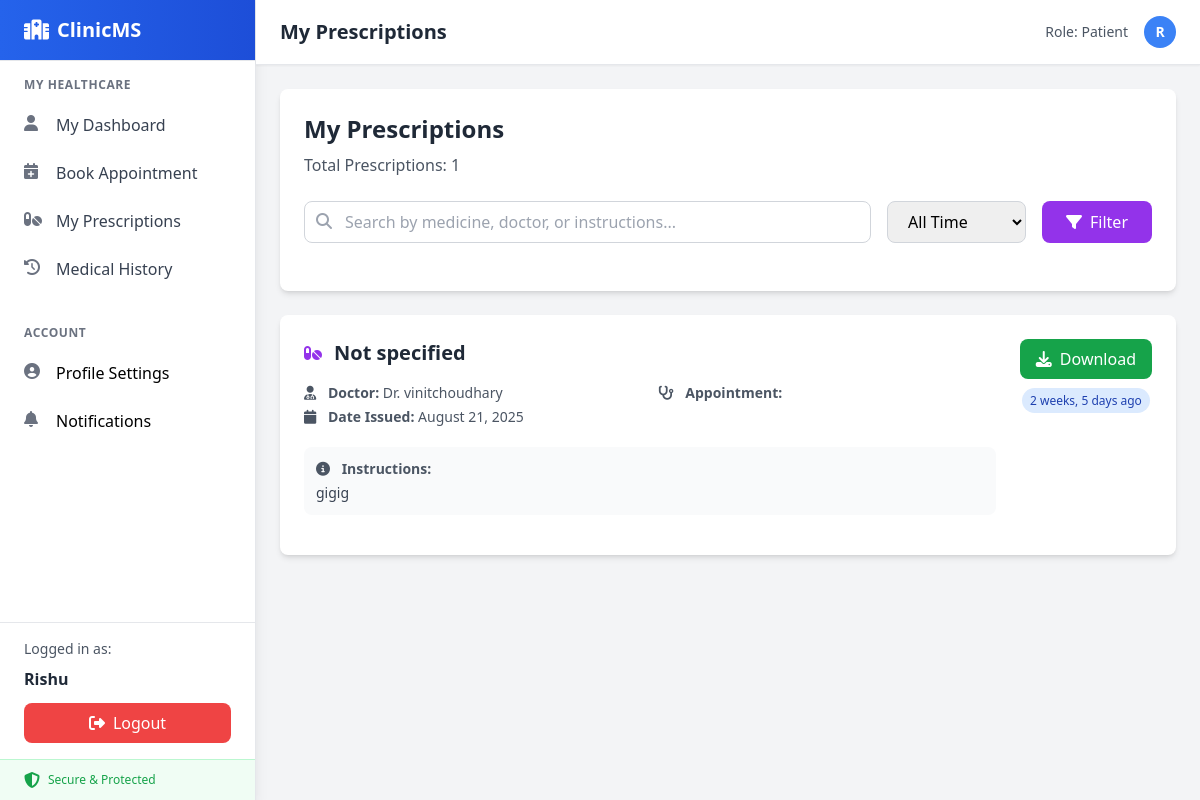
Page /patient/prescriptions/ (signed in) on the committed database.
### users/models.py (models this page shows, shortened)
class User(AbstractUser):
    ROLE_CHOICES = [
        ('admin', 'Admin'),
        ('doctor', 'Doctor'),
        ('patient', 'Patient'),
    ]
    role = models.CharField(max_length=10, choices=ROLE_CHOICES, default="patient")
    specialization = models.CharField(max_length=100, blank=True, null=True)  # Only for doctors

### prescriptions/models.py (models this page shows, shortened)
class Prescription(models.Model):
    appointment = models.OneToOneField(
        Appointment,
        on_delete=models.CASCADE,
        related_name="prescription"
    )
    doctor = models.ForeignKey(User, on_delete=models.CASCADE, related_name="prescriptions")
    patient = models.ForeignKey(User,on_delete=models.CASCADE,related_name="patient_prescriptions", null=True,blank=True)
    medicine = models.CharField(max_length=200, default="Not specified")
    dosage = models.CharField(max_length=100, blank=True, null=True)
    instructions = models.TextField()
    date_issued = models.DateTimeField(auto_now_add=True)
    is_active = models.BooleanField(default=True)

### users/views.py (the view, shortened to what this page needs)
# urls.py: path('patient/prescriptions/', user_views.patient_prescriptions, name='patient_prescriptions'),
@login_required
def patient_prescriptions(request):
    if request.user.role != 'patient':
        messages.error(request, "Access denied.")
        return redirect('login')
    prescriptions = Prescription.objects.filter(
        appointment__patient=request.user
    ).select_related('doctor', 'appointment').order_by('-date_issued')
    date_filter = request.GET.get('date_filter')
    search_query = request.GET.get('search')
    paginator = Paginator(prescriptions, 10)  # Show 10 prescriptions per page
    page_number = request.GET.get('page')
    page_obj = paginator.get_page(page_number)
    context = {
        'prescriptions': page_obj,
        'search_query': search_query,
        'date_filter': date_filter,
        'total_prescriptions': prescriptions.count(),
    }
    return render(request, 'users/patient_prescriptions.html', context)

### users/templates/users/patient_prescriptions.html (shortened to what this page needs)
{% extends 'base.html' %}
{% block header %}My Prescriptions{% endblock %}
{% block content %}
<div class="max-w-7xl mx-auto">
    <div class="bg-white rounded-lg shadow-md p-6 mb-6">
        <div class="flex justify-between items-center mb-6">
            <div>
                <h2 class="text-2xl font-bold text-gray-800 mb-2">My Prescriptions</h2>
                <p class="text-gray-600">Total Prescriptions: {{ total_prescriptions }}</p>
            </div>
        </div>
        <form method="GET" class="flex flex-wrap gap-4 mb-6">
            <div class="flex-1 min-w-64">
                <div class="relative">
                    <input type="text"
                           name="search"
                           value="{{ search_query|default:'' }}"
                           placeholder="Search by medicine, doctor, or instructions..."
                           class="w-full pl-10 pr-4 py-2 border border-gray-300 rounded-lg focus:ring-2 focus:ring-purple-500 focus:border-transparent">
                    <i class="fas fa-search absolute left-3 top-3 text-gray-400"></i>
                </div>
            </div>
            <select name="date_filter" class="px-4 py-2 border border-gray-300 rounded-lg focus:ring-2 focus:ring-purple-500">
                <option value="">All Time</option>
            </select>
            <button type="submit" class="bg-purple-600 text-white px-6 py-2 rounded-lg hover:bg-purple-700 transition-colors">
                <i class="fas fa-filter mr-2"></i>Filter
            </button>
        </form>
    </div>
    <div class="space-y-4">
        {% if prescriptions %}
            {% for prescription in prescriptions %}
            <div class="bg-white rounded-lg shadow-md hover:shadow-lg transition-shadow duration-200">
                <div class="p-6">
                    <div class="flex justify-between items-start mb-4">
                        <div class="flex-1">
                            <div class="flex items-center mb-2">
                                <i class="fas fa-pills text-purple-600 mr-3"></i>
                                <h3 class="text-xl font-semibold text-gray-800">{{ prescription.medicine }}</h3>
                            </div>
                            <div class="grid grid-cols-1 md:grid-cols-2 gap-4 mt-4">
                                <div>
                                    <p class="text-sm text-gray-600 mb-1">
                                        <i class="fas fa-user-md mr-2"></i>
                                        <strong>Doctor:</strong> Dr. {{ prescription.doctor.get_full_name|default:prescription.doctor.username }}
                                    </p>
                                    <p class="text-sm text-gray-600 mb-1">
                                        <i class="fas fa-calendar mr-2"></i>
                                        <strong>Date Issued:</strong> {{ prescription.date_issued|date:"F d, Y" }}
                                    </p>
                                </div>
                                <div>
                                    {% if prescription.appointment %}
                                    <p class="text-sm text-gray-600 mb-1">
                                        <i class="fas fa-stethoscope mr-2"></i>
                                        <strong>Appointment:</strong> {{ prescription.appointment.appointment_date|date:"F d, Y" }}
                                    </p>
                                    {% endif %}
                                </div>
                            </div>
                            {% if prescription.instructions %}
                            <div class="mt-4 p-3 bg-gray-50 rounded-lg">
                                <p class="text-sm text-gray-600 mb-1">
                                    <i class="fas fa-info-circle mr-2"></i>
                                    <strong>Instructions:</strong>
                                </p>
                                <p class="text-sm text-gray-700">{{ prescription.instructions }}</p>
                            </div>
                            {% endif %}
                        </div>
                        <div class="ml-6 flex flex-col space-y-2">
                            <a href="{% url 'download_prescription' prescription.id %}"
                               class="bg-green-600 text-white px-4 py-2 rounded-lg hover:bg-green-700 transition-colors text-center">
                                <i class="fas fa-download mr-2"></i>Download
                            </a>
                            <div class="text-center">
                                {% if prescription.date_issued|timesince|slice:":1" == "0" %}
                                    <span class="bg-green-100 text-green-800 px-2 py-1 rounded-full text-xs font-medium">
                                        Recent
                                    </span>
                                {% else %}
                                    <span class="bg-blue-100 text-blue-800 px-2 py-1 rounded-full text-xs font-medium">
                                        {{ prescription.date_issued|timesince }} ago
                                    </span>
                                {% endif %}
                            </div>
                        </div>
                    </div>
                </div>
            </div>
            {% endfor %}
        {% endif %}
    </div>
</div>
{% endblock %}

### users/templates/base.html (shortened to what this page needs)
<!DOCTYPE html>
<html lang="en">
  <head>
    <script src="https://cdn.tailwindcss.com"></script>
  </head>
  <body class="bg-gray-100 font-sans">
    <div class="flex h-screen">
      <aside class="w-64 bg-white shadow-lg border-r border-gray-200 flex flex-col">
        <div class="px-6 py-4 border-b border-gray-200 bg-gradient-to-r from-blue-600 to-blue-700">
          <div class="flex items-center space-x-2 text-white">
            <i class="fa-solid fa-hospital text-xl"></i>
            <span class="text-xl font-bold">ClinicMS</span>
          </div>
        </div>
        <nav class="flex-1 overflow-y-auto">
          <ul class="py-2">
            {% if user.is_authenticated %}
              {% if user.role == "admin" %}
                <li class="px-6 py-2 text-xs font-semibold text-gray-500 uppercase tracking-wider">Administration</li>
                <li>
                  <a href="{% url 'dashboard_admin' %}" class="flex items-center px-6 py-3 text-gray-700 hover:bg-gray-50 hover:text-blue-600 transition-colors duration-200">
                    <i class="fa-solid fa-tachometer-alt w-5 h-5 mr-3 text-gray-500"></i>
                    <span>Dashboard</span>
                  </a>
                </li>
                <li>
                  <a href="/admin/" class="flex items-center px-6 py-3 text-gray-700 hover:bg-gray-50 hover:text-blue-600 transition-colors duration-200">
                    <i class="fa-solid fa-user-gear w-5 h-5 mr-3 text-gray-500"></i>
                    <span>Admin Panel</span>
                    <span class="ml-auto bg-blue-500 text-white text-xs px-2 py-1 rounded-full">NEW</span>
                  </a>
                </li>
                <li class="nav-group">
                  <a href="#" class="nav-group-toggle flex items-center px-6 py-3 text-gray-700 hover:bg-gray-50 hover:text-blue-600 transition-colors duration-200" onclick="toggleDropdown(this, event)">
                    <i class="fa-solid fa-users w-5 h-5 mr-3 text-gray-500"></i>
                    <span>User Management</span>
                    <i class="fa-solid fa-chevron-down ml-auto text-xs transition-transform duration-200"></i>
                  </a>
                  <ul class="nav-group-items hidden bg-gray-50">
                    <li>
                      <a href="#" class="flex items-center px-6 py-2 pl-12 text-sm text-gray-600 hover:text-blue-600 transition-colors duration-200">
                        <span class="w-2 h-2 bg-gray-400 rounded-full mr-3"></span>
                        <span>Manage Doctors</span>
                      </a>
                    </li>
                    <li>
                      <a href="#" class="flex items-center px-6 py-2 pl-12 text-sm text-gray-600 hover:text-blue-600 transition-colors duration-200">
                        <span class="w-2 h-2 bg-gray-400 rounded-full mr-3"></span>
                        <span>Manage Patients</span>
                      </a>
                    </li>
                  </ul>
                </li>
                <li>
                  <a href="#" class="flex items-center px-6 py-3 text-gray-700 hover:bg-gray-50 hover:text-blue-600 transition-colors duration-200">
                    <i class="fa-solid fa-chart-bar w-5 h-5 mr-3 text-gray-500"></i>
                    <span>Analytics</span>
                  </a>
                </li>
              {% elif user.role == "patient" %}
                <li class="px-6 py-2 text-xs font-semibold text-gray-500 uppercase tracking-wider">My Healthcare</li>
                <li>
                  <a href="{% url 'dashboard_patient' %}" class="flex items-center px-6 py-3 text-gray-700 hover:bg-gray-50 hover:text-purple-600 transition-colors duration-200">
                    <i class="fa-solid fa-user w-5 h-5 mr-3 text-gray-500"></i>
                    <span>My Dashboard</span>
                  </a>
                </li>
                <li>
                  <a href="{% url 'appointments:book_appointment' %}" class="flex items-center px-6 py-3 text-gray-700 hover:bg-gray-50 hover:text-purple-600 transition-colors duration-200">
                    <i class="fa-solid fa-calendar-plus w-5 h-5 mr-3 text-gray-500"></i>
                    <span>Book Appointment</span>
                  </a>
                </li>
                <a href="{% url 'patient_prescriptions' %}" class="flex items-center px-6 py-3 text-gray-700 hover:bg-gray-50 hover:text-purple-600 transition-colors duration-200">
                  <i class="fa-solid fa-pills w-5 h-5 mr-3 text-gray-500"></i>
                  <span>My Prescriptions</span>
                </a>
                <li>
                  <a href="{% url 'patient_medical_history' %}" class="flex items-center px-6 py-3 text-gray-700 hover:bg-gray-50 hover:text-purple-600 transition-colors duration-200">
                    <i class="fa-solid fa-history w-5 h-5 mr-3 text-gray-500"></i>
                    <span>Medical History</span>
                  </a>
                </li>
              {% endif %}
              <li class="px-6 py-2 text-xs font-semibold text-gray-500 uppercase tracking-wider mt-6">Account</li>
              {% if user.role == "doctor" %}
                <li>
                  <a href="{% url 'doctor_profile' %}" class="flex items-center px-6 py-3 ...">
                    <i class="fa-solid fa-user-circle w-5 h-5 mr-3 text-gray-500"></i>
                    <span>Profile Settings</span>
                  </a>
                </li>
                <li>
                  <a href=" #" id="notification-link" class="flex items-center px-6 py-3 ...">
                    <i class="fa-solid fa-bell w-5 h-5 mr-3 text-gray-500"></i>
                    <span>Notifications</span>
                    <span id="notification-count" class="ml-auto bg-yellow-500 text-white text-xs px-2 py-1 rounded-full hidden">0</span>
                  </a>
                </li>
              {% elif user.role == "patient" %}
                <li>
                  <a href="{% url 'patient_profile' %}" class="flex items-center px-6 py-3 ...">
                    <i class="fa-solid fa-user-circle w-5 h-5 mr-3 text-gray-500"></i>
                    <span>Profile Settings</span>
                  </a>
                </li>
                <li>
                  <button type="button" id="notification-link" class="flex items-center px-6 py-3 w-full text-left">
                    <i class="fa-solid fa-bell w-5 h-5 mr-3 text-gray-500"></i>
                    <span>Notifications</span>
                  </button>
                </li>
              {% endif %}
            {% endif %}
          </ul>
        </nav>
        <div class="border-t border-gray-200 mt-auto">
          {% if user.is_authenticated %}
            <div class="px-6 py-4">
              <div class="text-sm text-gray-600 mb-2">Logged in as:</div>
              <div class="font-semibold text-gray-800 mb-3">{{ user.username }}</div>
              <a
                href="{% url 'logout' %}"
                class="flex items-center justify-center w-full bg-red-500 hover:bg-red-600 text-white py-2 px-4 rounded-lg transition-colors duration-200"
              >
                <i class="fa-solid fa-sign-out-alt mr-2"></i>
                Logout
              </a>
            </div>
          {% endif %}
          <div class="px-6 py-3 bg-green-50 border-t border-green-200">
            <div class="flex items-center text-green-600">
              <i class="fa-solid fa-shield-alt w-4 h-4 mr-2"></i>
              <span class="text-xs font-medium">Secure & Protected</span>
            </div>
          </div>
        </div>
      </aside>
      <main class="flex-1 flex flex-col">
        <header class="bg-white shadow-sm border-b border-gray-200 px-6 py-4 flex justify-between items-center">
          <h1 class="text-xl font-semibold text-gray-800">
            {% block header %}{% endblock %}
          </h1>
          {% if user.is_authenticated %}
          <div class="flex items-center space-x-4">
            <span class="text-sm text-gray-600">Role: {{ user.role|title }}</span>
            <div class="w-8 h-8 bg-blue-500 rounded-full flex items-center justify-center">
              <span class="text-white text-sm font-semibold">{{ user.username|first|upper }}</span>
            </div>
          </div>
          {% endif %}
        </header>
        <div class="flex-1 overflow-y-auto p-6">
          {% block content %}{% endblock %}
        </div>
      </main>
    </div>
  </body>
</html>

### rows in the picture
User: username "Rishu", role "Patient", username|first "R"
Prescription: medicine "Not specified", doctor.get_full_name "vinitchoudhary", date_issued "August 21, 2025", instructions "gigig", date_issued "2 weeks, 5 days"

### other values in the picture
{{ total_prescriptions }} "1"
